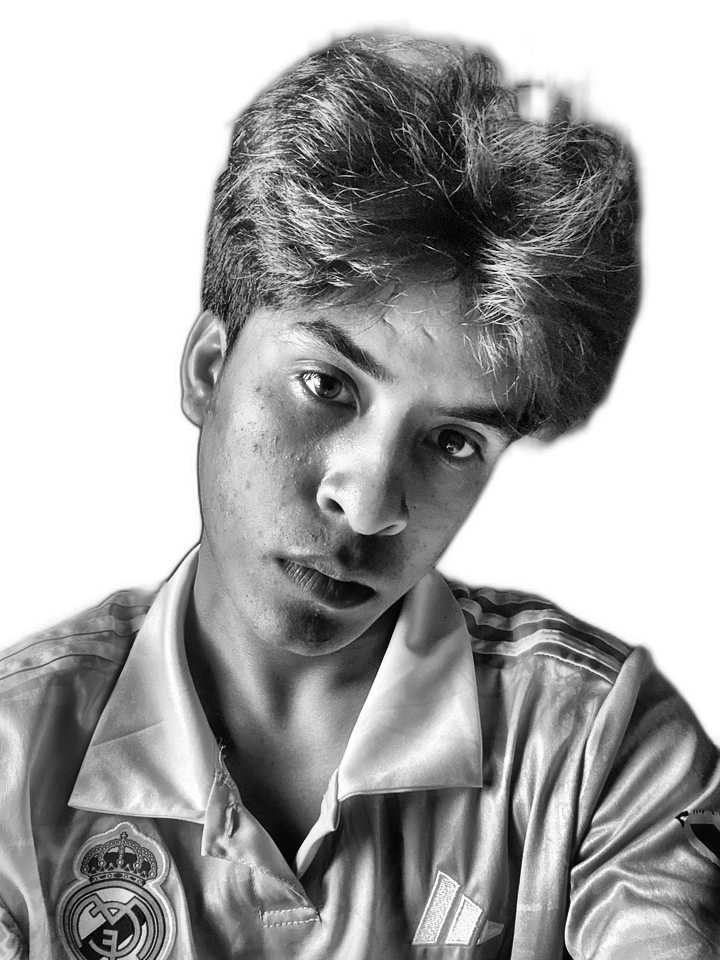
#> input picture prepped-photo.png, 720 x 960 px, found by its file name
$ python make_ascii_svg.py
#> lines starting #> are read from the running program, lines starting #| are printed output that depends on the picture
"""
make_ascii_svg.py
Converts prepped-photo.png into a monochrome ASCII art SVG that
"types" itself in row by row when viewed (via SMIL animation).

Usage:
    python scripts/make_ascii_svg.py
"""

from PIL import Image

# Bright (sparse) -> dark (dense). Leading space clears background to nothing.
RAMP = " .`:-=+*cs#%@"

# Grid size: wide enough for detail, narrow enough to stay a readable "portrait"
GRID_WIDTH = 100
GRID_HEIGHT = 53

# Monospace character cell size in the SVG (in px)
CHAR_WIDTH = 7
CHAR_HEIGHT = 12

FILL_COLOR = "#c9d1d9"   # light gray, GitHub dark-mode-friendly monochrome
ROW_STAGGER = 0.05        # seconds between each row starting to type
TYPE_DURATION = 0.6       # seconds each row takes to fully type in


def image_to_ascii_grid(image_path: str) -> list[str]:
#> called with image_path = 'prepped-photo.png'
    img = Image.open(image_path).convert("L")  # grayscale
#> img is the input picture: PIL image 720x960 L; min 0, max 255, mean 166.4
    img = img.resize((GRID_WIDTH, GRID_HEIGHT))
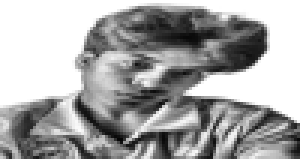
#> img: PIL image 100x53 L (shown 3 times larger); min 3, max 255, mean 166.3

    rows = []
    for y in range(GRID_HEIGHT):
        row_chars = []
        for x in range(GRID_WIDTH):
            brightness = img.getpixel((x, y))  # 0 = black, 255 = white
            # Invert: bright pixel (white/background) -> low ramp index (space)
            #         dark pixel (face/subject) -> high ramp index (dense char)
            inverted = 255 - brightness
            ramp_index = int((inverted / 255) * (len(RAMP) - 1))
            row_chars.append(RAMP[ramp_index])
        rows.append("".join(row_chars))
#> after the loop, rows = 53 items
    return rows


def escape_xml(text: str) -> str:
    return (
        text.replace("&", "&amp;")
        .replace("<", "&lt;")
        .replace(">", "&gt;")
    )


def build_svg(rows: list[str]) -> str:
    svg_width = GRID_WIDTH * CHAR_WIDTH
    svg_height = GRID_HEIGHT * CHAR_HEIGHT

    row_elements = []
    for i, row_text in enumerate(rows):
        y_pos = (i + 1) * CHAR_HEIGHT
        start_time = i * ROW_STAGGER

        # Each row is clipped by a rectangle that animates its width
        # from 0 to full, creating the left-to-right "typing" wipe.
        clip_id = f"clip-row-{i}"
        row_elements.append(f'''
    <clipPath id="{clip_id}">
      <rect x="0" y="{y_pos - CHAR_HEIGHT}" width="0" height="{CHAR_HEIGHT}">
        <animate attributeName="width" from="0" to="{svg_width}"
                 begin="{start_time}s" dur="{TYPE_DURATION}s"
                 fill="freeze" calcMode="linear" />
      </rect>
    </clipPath>''')

    text_elements = []
    for i, row_text in enumerate(rows):
        y_pos = (i + 1) * CHAR_HEIGHT
        clip_id = f"clip-row-{i}"
        safe_text = escape_xml(row_text)
        text_elements.append(
            f'    <text x="0" y="{y_pos - 2}" clip-path="url(#{clip_id})" '
            f'font-family="monospace" font-size="{CHAR_HEIGHT}" '
            f'fill="{FILL_COLOR}" xml:space="preserve">{safe_text}</text>'
        )

    svg = f'''<svg viewBox="0 0 {svg_width} {svg_height}" width="{svg_width}" height="{svg_height}"
     xmlns="http://www.w3.org/2000/svg">
  <defs>{"".join(row_elements)}
  </defs>
  <rect width="{svg_width}" height="{svg_height}" fill="transparent" />
{chr(10).join(text_elements)}
</svg>'''
    return svg


if __name__ == "__main__":
    print("Reading prepped-photo.png...")
    rows = image_to_ascii_grid("prepped-photo.png")
#> rows = 53 items

    print("Building SVG...")
    svg_content = build_svg(rows)
#> the loop in build_svg, `for i, row_text in enumerate(rows):` made 53 passes
#> (y_pos, start_time, clip_id) on passes 1 to 12: (12, 0, 'clip-row-0'), (24, 0.05, 'clip-row-1'), (36, 0.1, 'clip-row-2'), (48, 0.15, 'clip-row-3'), (60, 0.2, 'clip-row-4'), (72, 0.25, 'clip-row-5'), (84, 0.3, 'clip-row-6'), (96, 0.35, 'clip-row-7'), (108, 0.4, 'clip-row-8'), (120, 0.45, 'clip-row-9'), (132, 0.5, 'clip-row-10'), (144, 0.55, 'clip-row-11')
#> the loop in build_svg, `for i, row_text in enumerate(rows):` made 53 passes
#> (y_pos, clip_id) on passes 1 to 12: (12, 'clip-row-0'), (24, 'clip-row-1'), (36, 'clip-row-2'), (48, 'clip-row-3'), (60, 'clip-row-4'), (72, 'clip-row-5'), (84, 'clip-row-6'), (96, 'clip-row-7'), (108, 'clip-row-8'), (120, 'clip-row-9'), (132, 'clip-row-10'), (144, 'clip-row-11')

    output_path = "avi-ascii.svg"
    with open(output_path, "w", encoding="utf-8") as f:
        f.write(svg_content)

    print(f"Saved {output_path} ({GRID_WIDTH}x{GRID_HEIGHT} grid)")

$ run again, with source-photo.png copied over prepped-photo.png
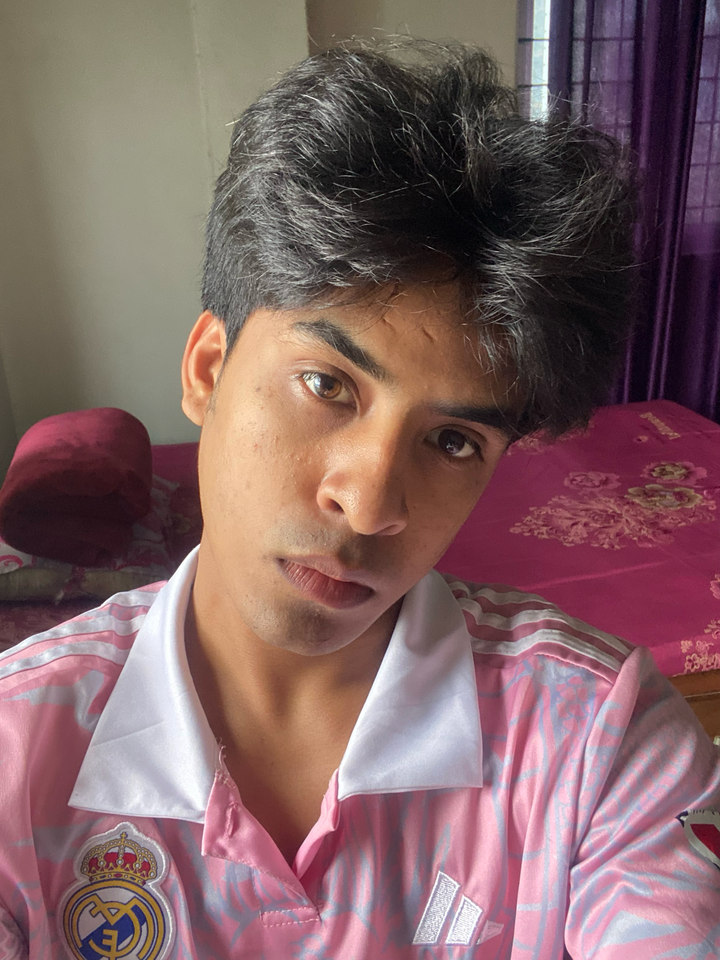
#> input picture source-photo.png, 720 x 960 px, found by its file name
#> in image_to_ascii_grid, `img = Image.open(image_path).convert("L")`:
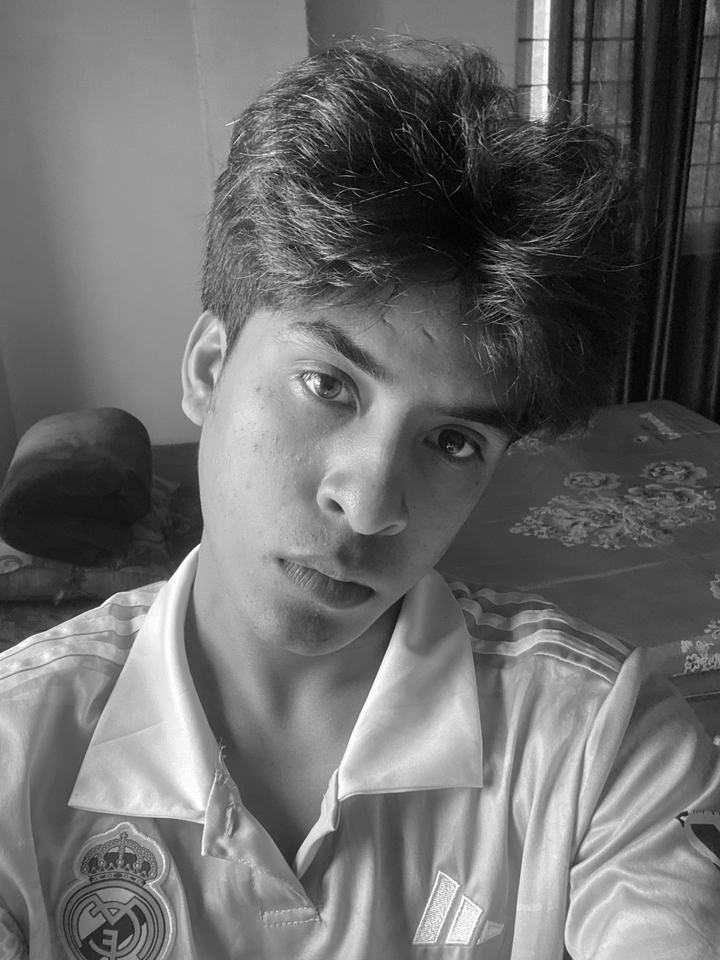
#> img: PIL image 720x960 L; min 0, max 255, mean 108.3
#> in image_to_ascii_grid, `img = img.resize((GRID_WIDTH, GRID_HEIGHT))`:
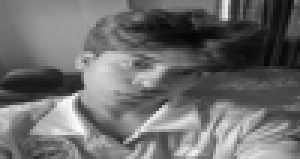
#> img: PIL image 100x53 L (shown 3 times larger); min 6, max 251, mean 108.3
#> after the loop in image_to_ascii_grid, `for y in range(GRID_HEIGHT):`: rows = 53 items
#> the loop in build_svg, `for i, row_text in enumerate(rows):` made 53 passes
#> (y_pos, start_time, clip_id) on passes 1 to 8: (12, 0, 'clip-row-0'), (24, 0.05, 'clip-row-1'), (36, 0.1, 'clip-row-2'), (48, 0.15, 'clip-row-3'), (60, 0.2, 'clip-row-4'), (72, 0.25, 'clip-row-5'), (84, 0.3, 'clip-row-6'), (96, 0.35, 'clip-row-7')
#> the loop in build_svg, `for i, row_text in enumerate(rows):` made 53 passes
#> (y_pos, clip_id) on passes 1 to 8: (12, 'clip-row-0'), (24, 'clip-row-1'), (36, 'clip-row-2'), (48, 'clip-row-3'), (60, 'clip-row-4'), (72, 'clip-row-5'), (84, 'clip-row-6'), (96, 'clip-row-7')
